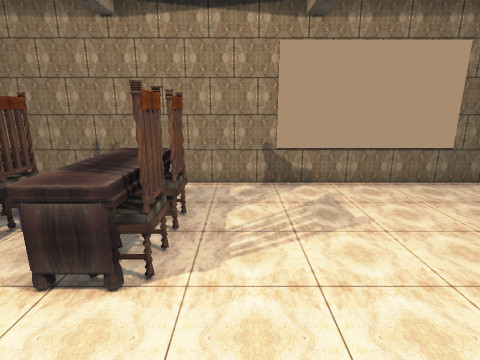
View 1 (above)

24 first-person views from a walk through a scene from a Unity 3-D project. The camera is 1.3 m above the floor, tilts 14° down and sees 80° across. The floor is counted in squares, 0.5 m on a side. Each view is taken from the middle of a square. On the plan, view 1 faces up. The plan holds only what a view shows up to about 19 squares ahead; the rest is blank. Door leaves are left out, so doorways stand open. Some surface patterns are stand-ins.

View 2
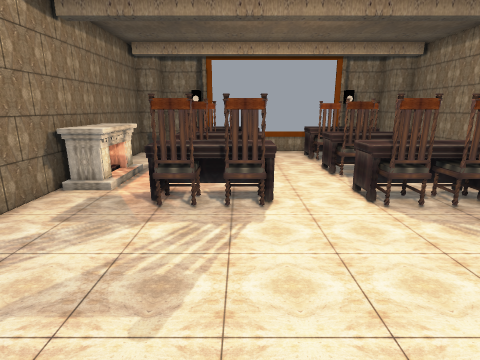

View 3
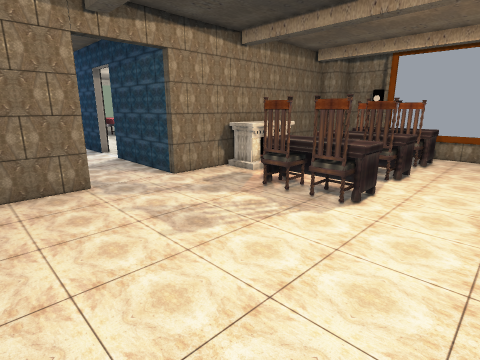

View 4
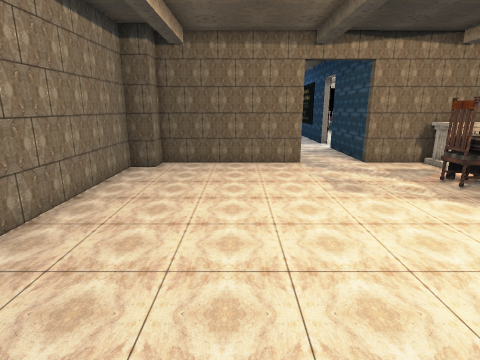

View 5
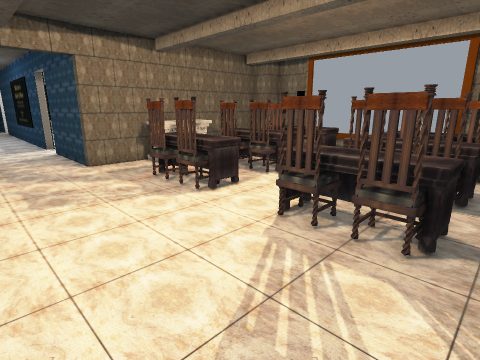

View 6
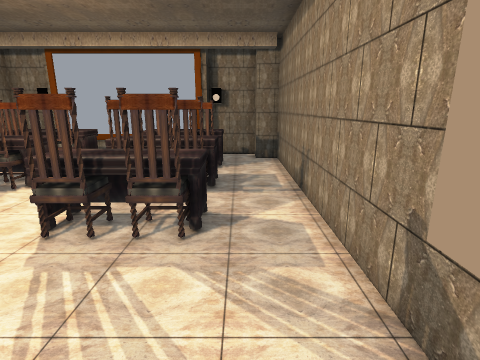

View 7
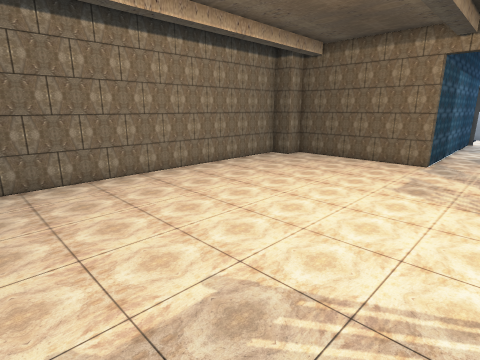

View 8
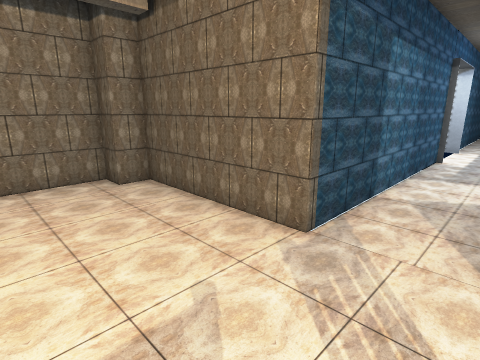

View 9
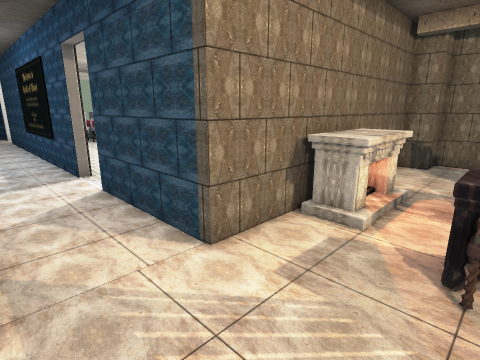

View 10
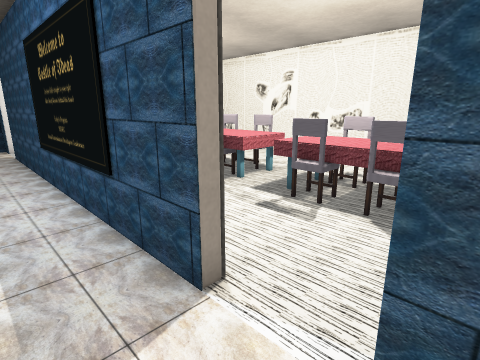

View 11
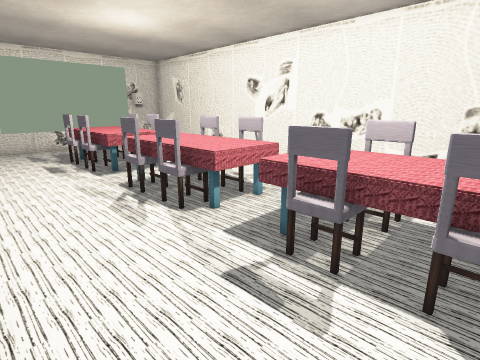

View 12
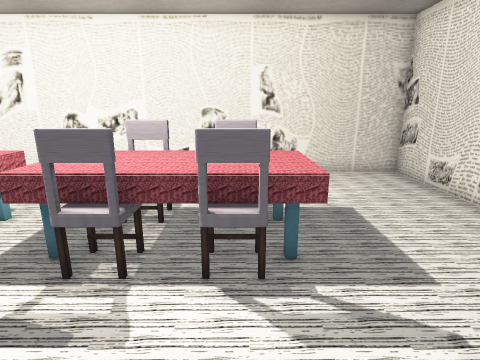

View 13
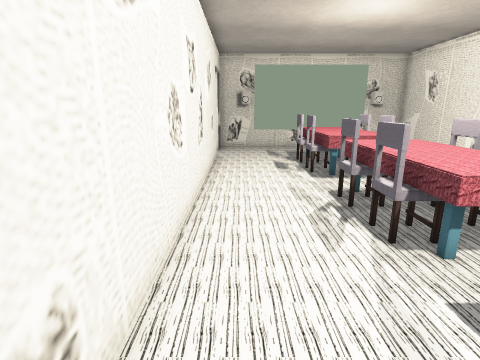

View 14
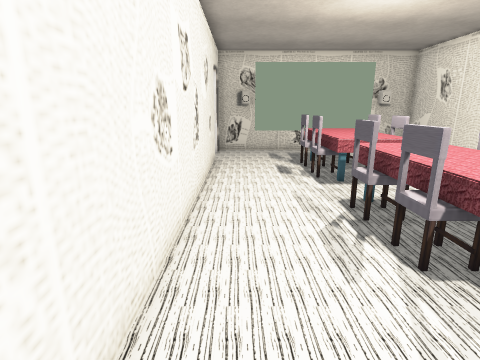

View 15
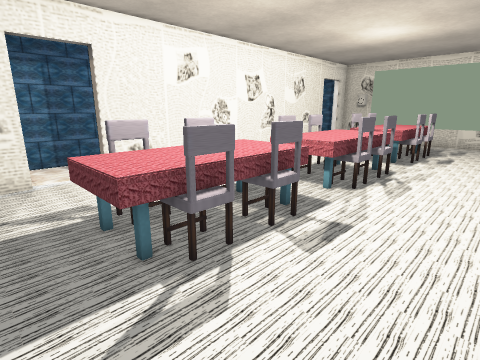

View 16
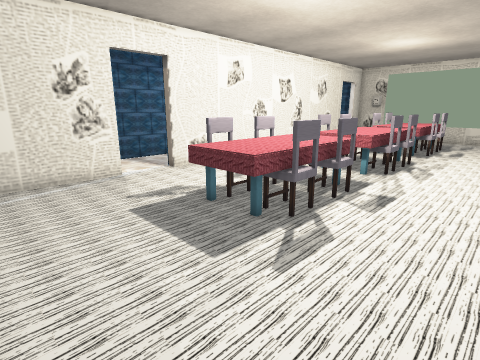

View 17
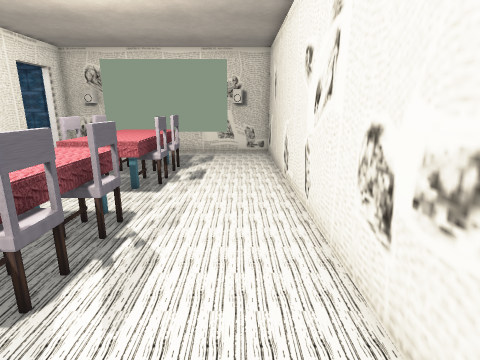

View 18
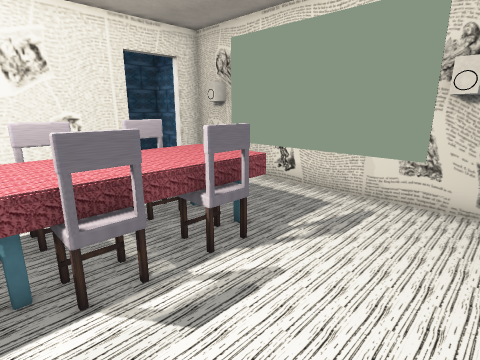

View 19
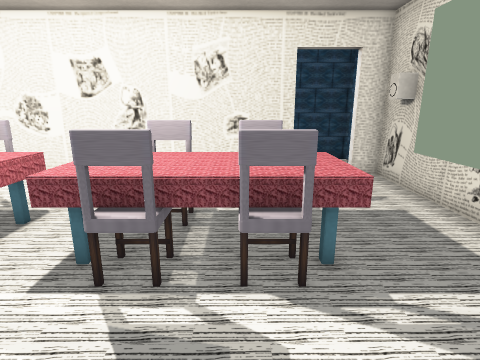

View 20
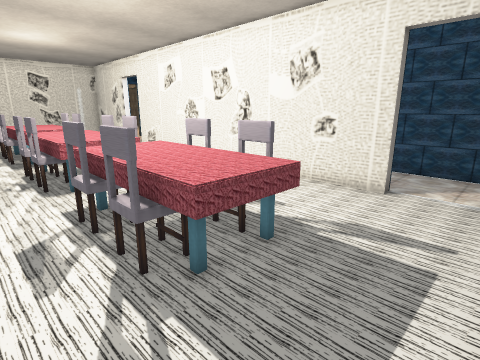

View 21
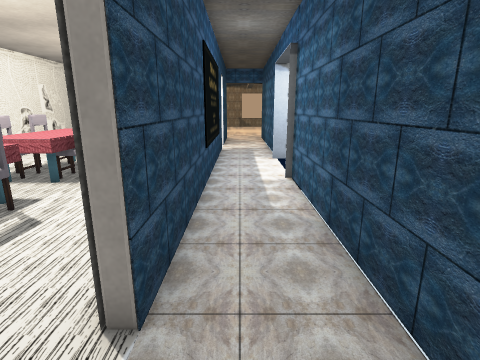

View 22
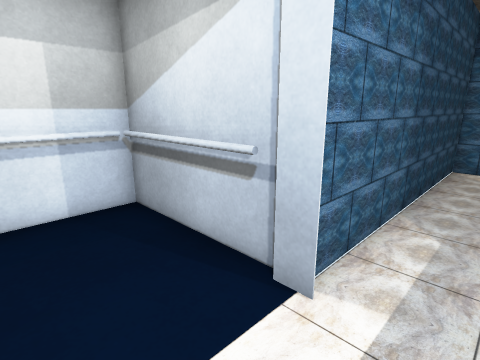

View 23
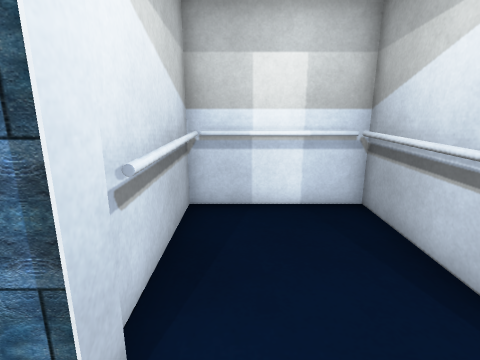

View 24
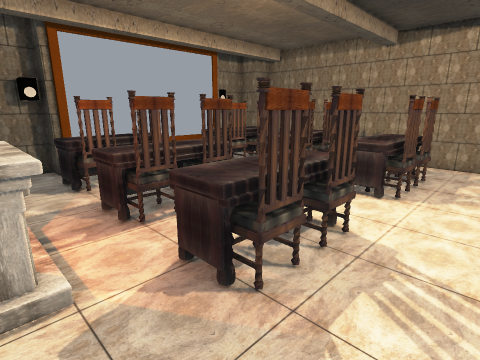

### Floor plan
Points are (right, up) in squares from view 1. A wall is a line through its corners. A room is listed if a view was taken in it or the views show most of it. See-through windows are left out.
Room 1 (views 1, 2, 3, 4, 5, 6, 7, 8, 9, 10, 11, 12, 21, 22, 23, 24)
walls: (-11.7, -1.8) (-11.9, -2.2) (-12.8, -2.2) (-12.8, -4.9) (-11.4, -4.9) (-11.4, -6) (-0.2, -6) (-0.2, -11.6); (-0.7, -13.9) (-0.7, -14.4); (-0.7, -14) (-0.2, -13.8) (-0.2, -30.3) (-0.7, -30.1); (-0.7, -14) (-0.2, -14); (-12.1, -2.4) (-12.1, -3); (-11.9, 6.3) (-11.8, 6) (-11.8, -2.2); (8.6, 10) (-11.4, 10) (-11.4, 8.9) (-12.8, 8.9) (-12.8, 6.3) (-12.2, 6.3); (-12.1, 7) (-12.1, 6.5); (3, -17.8) (3, -6) (9.9, -6) (9.9, -4.9) (11, -4.9) (11, 8.2); (3.5, -17.8) (2.6, -17.8); (2.6, -22.2) (3.5, -22.2); (3.4, -22.4) (8.6, -22.4) (8.6, -17.6) (3.9, -17.6); (-0.2, -30.1) (-0.7, -30.1); (-0.7, -32.5) (-0.2, -32.3) (-0.2, -33.6) (3, -33.6) (3, -22.2); (-0.7, -32.5) (-0.2, -32.5)
low walls: (3.8, -22.2) (8.3, -22.2) (8.3, -17.8) (3.8, -17.8)
ways out: opening at (-0.5, -31.5) to room 2; opening at (-0.5, -12.5) to room 2; open door at (3, -22); open door at (3, -18)
objects: other object (-10, -3) to (-9, 1); other object (-10, 4) to (-10, 7); other object (-9, -2) to (-9, -1); other object (-9, 0) to (-9, 1); other object (-9, 4) to (-9, 5); other object (-9, 6) to (-9, 7); other object (-7, -3) to (-6, 1); other object (-7, 4) to (-6, 7); other object (-6, -5) to (-3, -4); other object (-5, -2) to (-5, -1); other object (-5, 0) to (-5, 1); other object (-5, 4) to (-5, 5); other object (-5, 6) to (-5, 7); other object (-3, -3) to (-2, 1); other object (-3, 4) to (-3, 7); other object (-2, -2) to (-1, -1); other object (-2, 0) to (-1, 1); other object (-2, 4) to (-1, 5); other object (-2, 6) to (-1, 7)
Room 2 (views 13, 14, 15, 16, 17, 18, 19, 20)
walls: (-0.7, -11.6) (-0.7, -7.8); (-0.7, -30.1) (-0.7, -14); (-11.1, -32.9) (-10.6, -32.9) (-10.6, -33.6); (-8.5, -6.4) (-12.8, -6.4) (-12.8, -33.6) (-0.7, -33.6); (-2.6, -33.6) (-2.6, -32.9) (-2, -32.9)
ways out: opening at (-0.5, -31.5) to room 1; opening at (-0.5, -12.5) to room 1
objects: other object (-8, -30) to (-5, -25); other object (-8, -29) to (-8, -28); other object (-8, -27) to (-8, -26); other object (-8, -23) to (-5, -18); other object (-8, -22) to (-8, -21); other object (-8, -20) to (-8, -19); other object (-8, -17) to (-5, -12); other object (-8, -16) to (-8, -15); other object (-8, -14) to (-8, -13); other object (-5, -29) to (-5, -28); other object (-5, -27) to (-5, -26); other object (-5, -22) to (-5, -21); other object (-5, -20) to (-5, -19); other object (-5, -16) to (-5, -15); other object (-5, -14) to (-5, -13)

Positions as (right, up) in squares from view 1, and headings:
1: (0, 0), facing up
2: (6, 0), facing left
3: (6, 4), facing down-left
4: (6, 8), facing down
5: (4, 8), facing down-left
6: (4, 8), facing left
7: (0, 9), facing down-right
8: (0, -1), facing down-right
9: (3, -2), facing down-left
10: (2, -11), facing down-left
11: (-1, -13), facing down-left
12: (-1, -13), facing left
13: (-2, -14), facing down
14: (-2, -15), facing down
15: (-12, -10), facing down-right
16: (-12, -7), facing down-right
17: (-11, -16), facing down
18: (-12, -25), facing down-right
19: (-12, -28), facing right
20: (-10, -33), facing up-right
21: (1, -33), facing up
22: (1, -19), facing down-right
23: (1, -19), facing right
24: (1, -5), facing up-left
